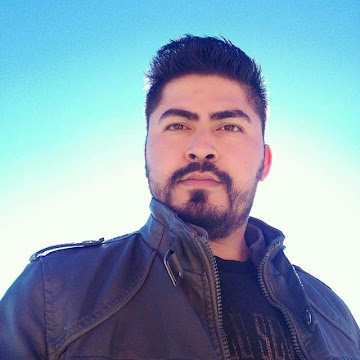
#> input picture RFace/images/img1.jpg, 360 x 360 px, given in place of the camera
$ python 11_captura_video_escala.py
#> lines starting #> are read from the running program, lines starting #| are printed output that depends on the picture; after the words box and inside, x2 and y2 are one past the last pixel; in counts of white or black regions, pixels touching at a corner belong together
import cv2

# Cargar el clasificador de rostros
cascade_path = "models\haarcascade_frontalface_default.xml"
face_cascade = cv2.CascadeClassifier(cascade_path)

# Capturar video desde la cámara del celular
capture = cv2.VideoCapture(0)

while True:
    ret, frame = capture.read()
#> frame is the input picture: shape (360, 360, 3); mean B, G, R 179.8, 160.8, 136

    if not ret:
        break

    # Reducir la escala de la imagen (por ejemplo, a un 50% de su tamaño original)
    scale_percent = 50  # Porcentaje de reducción
    width = int(frame.shape[1] * scale_percent / 100)
#> width = 180
    height = int(frame.shape[0] * scale_percent / 100)
#> height = 180
    frame_resized = cv2.resize(frame, (width, height))
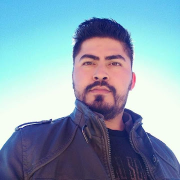
#> frame_resized: shape (180, 180, 3); mean B, G, R 179.9, 160.9, 136.1

    # Convertir a escala de grises
    gray = cv2.cvtColor(frame_resized, cv2.COLOR_BGR2GRAY)
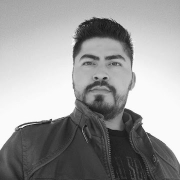
#> gray: shape (180, 180); min 22, max 252, mean 155.6

    # Detectar rostros
    faces = face_cascade.detectMultiScale(gray, scaleFactor=1.1, minNeighbors=5, minSize=(30, 30))
#> faces = [[66, 34, 69, 69]]

    # Dibujar rectángulos en los rostros detectados
    for (x, y, w, h) in faces:
        cv2.rectangle(frame_resized, (x, y), (x + w, y + h), (0, 255, 0), 2)
#> this loop made 1 pass
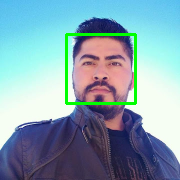
#> frame_resized: shape (180, 180, 3); 2.54% of pixels changed, all inside (x1, y1, x2, y2) = (65, 33, 137, 105)

    # Mostrar el video con detección en escala reducida
    cv2.imshow("Detección de Rostros - Escalado", frame_resized)

    # Salir con la tecla 'q'
    if cv2.waitKey(1) & 0xFF == ord('q'):
#> (key q is pressed here)
        break

# Liberar la captura y cerrar ventanas
capture.release()
cv2.destroyAllWindows()

$ run again, on RFace/images/img2.jpg
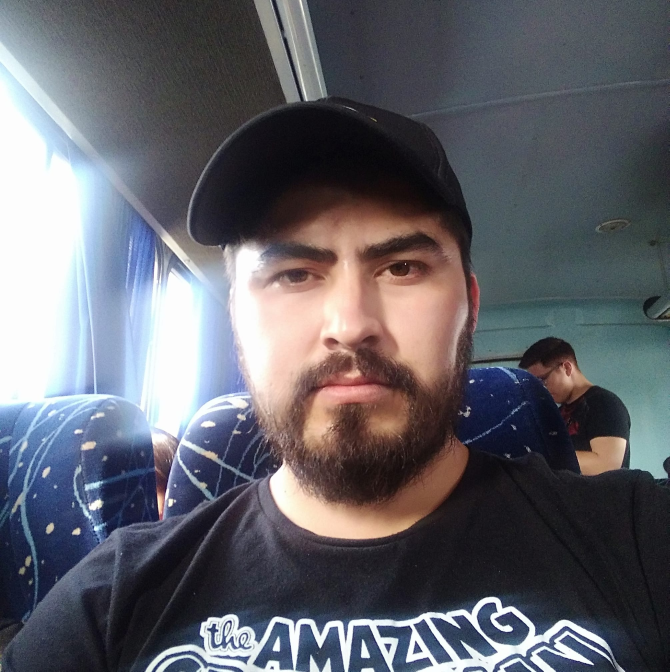
#> input picture RFace/images/img2.jpg, 2008 x 2015 px, given in place of the camera (shown at 1/3 size)
#> frame is the input picture: shape (2015, 2008, 3); mean B, G, R 105.9, 98.6, 98.4
#> `gray = cv2.cvtColor(frame_resized, cv2.COLOR_BGR2GRAY)`:
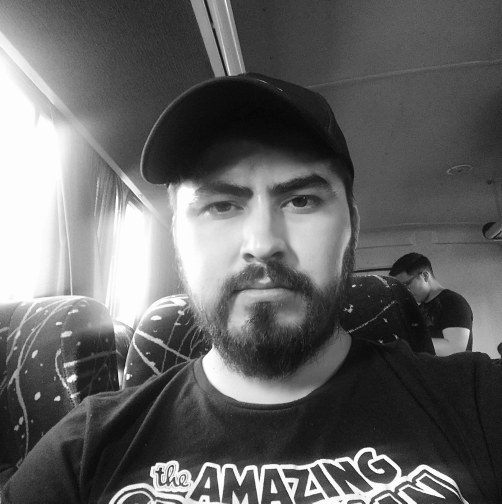
#> gray: shape (1007, 1004) (shown at 1/2 size); min 2, max 255, mean 99.2
#> faces = [[311, 236, 430, 430]]
#> the loop `for (x, y, w, h) in faces:` made 1 pass
#> after the loop `for (x, y, w, h) in faces:`:
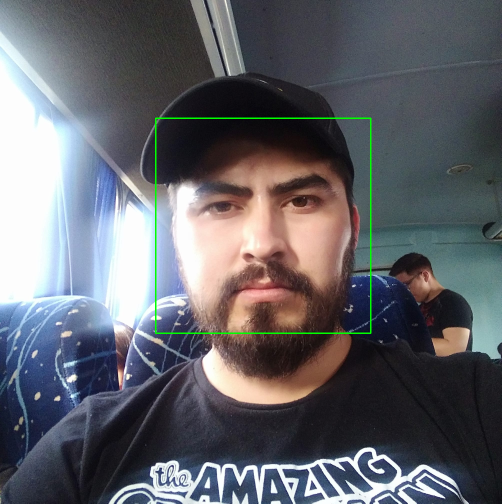
#> frame_resized: shape (1007, 1004, 3) (shown at 1/2 size); mean B, G, R 105.3, 99.4, 97.9
